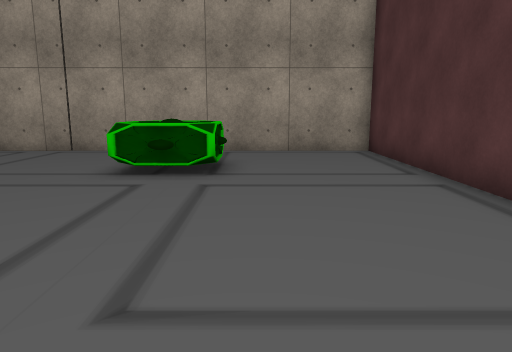
View 1 (above)

16 first-person views from a walk through a Unity game level. The camera is 1.2 m above the floor, tilts 10° down and sees 70° across. The floor is counted in squares, 1 m on a side. Each view is taken from the middle of a square. On the plan, view 1 faces up. The plan holds only what a view shows up to about 15 squares ahead; the rest is blank. The place goes on beyond the plan. The player is left out. Some surface patterns are stand-ins.

View 2
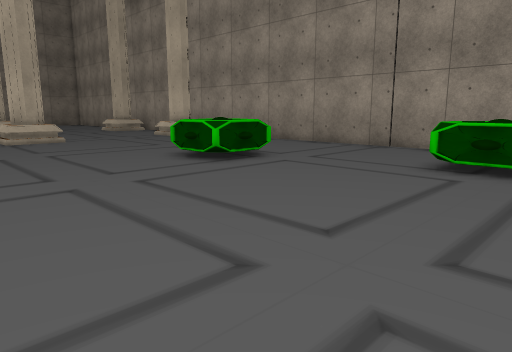

View 3
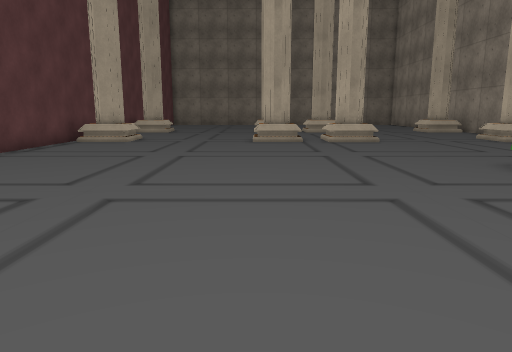

View 4
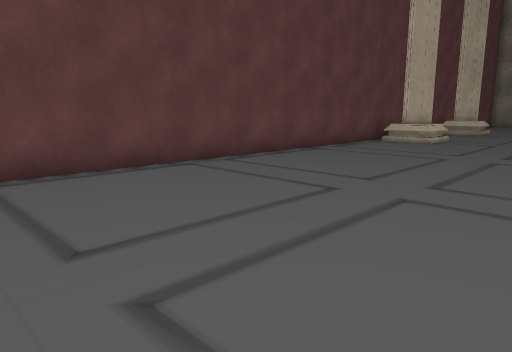

View 5
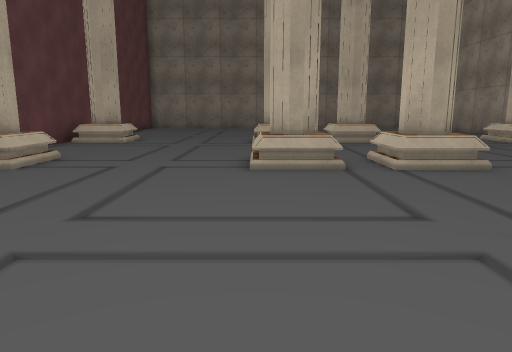

View 6
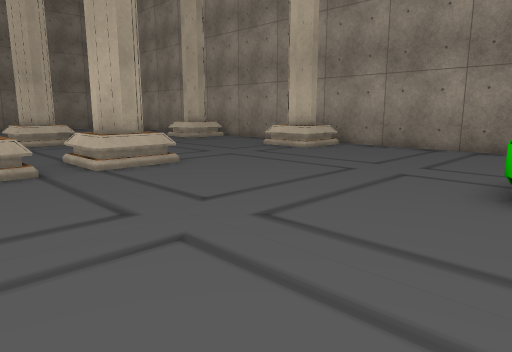

View 7
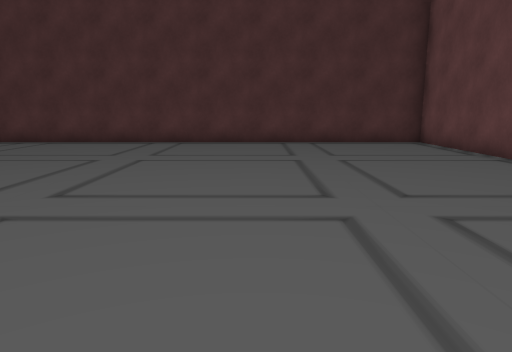

View 8
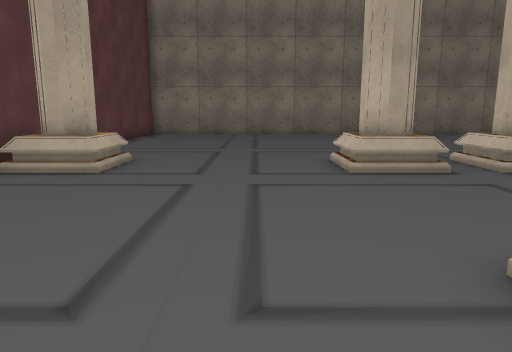

View 9
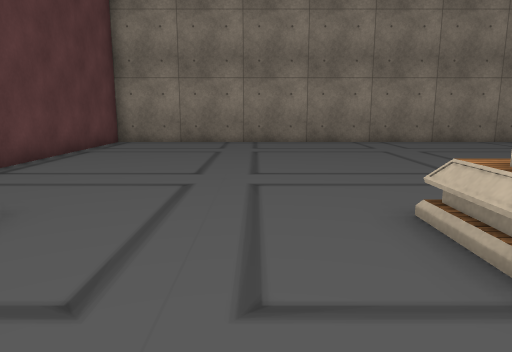

View 10
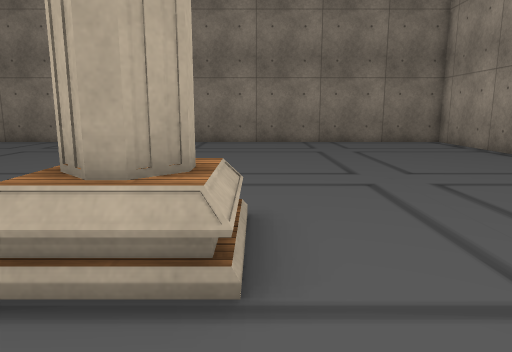

View 11
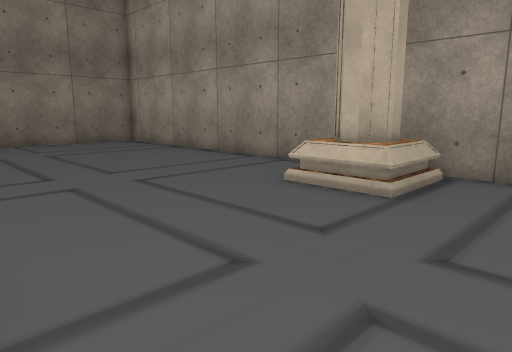

View 12
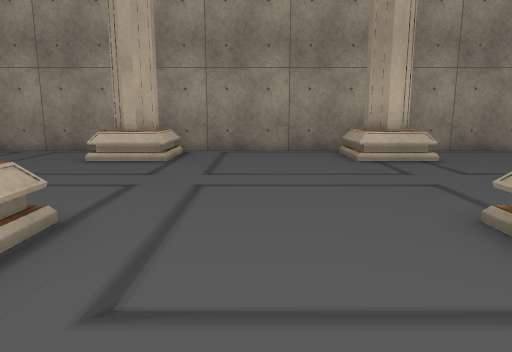

View 13
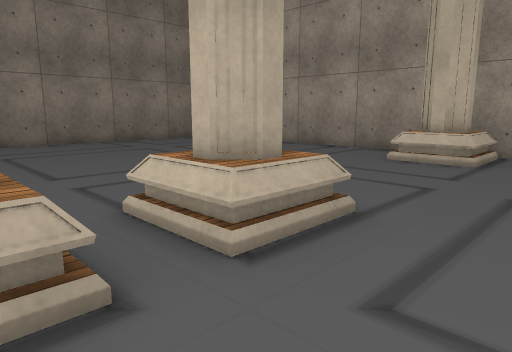

View 14
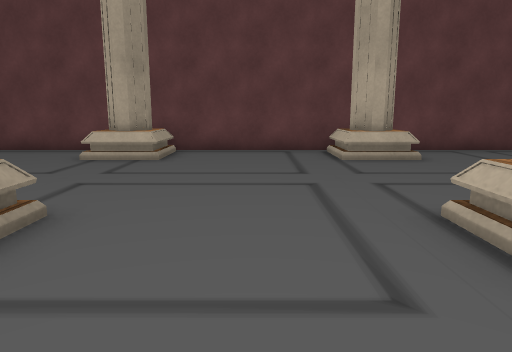

View 15
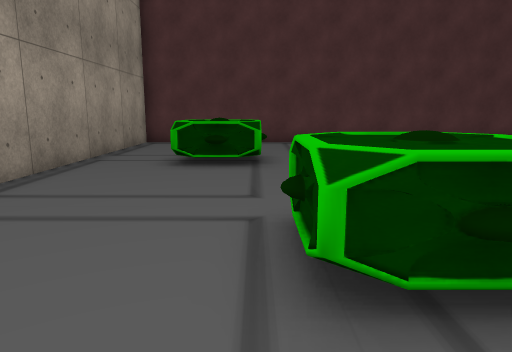

View 16
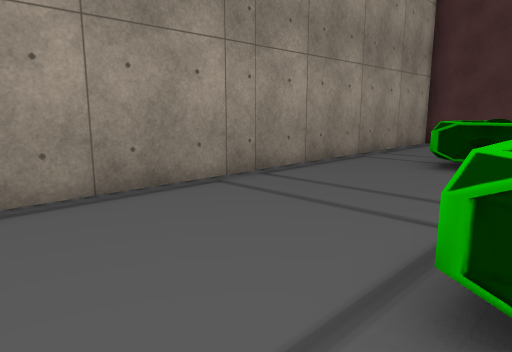

### Floor plan
Points are (right, up) in squares from view 1. A wall is a line through its corners. A room is listed if a view was taken in it or the views show most of it. See-through windows are left out.
Room 1 (views 1, 2, 3, 4, 5, 6, 7, 8, 9, 10, 11, 12, 13, 14, 15, 16)
walls: (-16, 3.1) (-16, 2.7); (-16.4, 3.5) (-15.8, 2.9) (-16.4, 2.4); (-16.4, 0.4) (-15.9, -0.1) (-16.5, -0.7); (-16, 0) (-16, -0.2); (-16.4, 9.4) (-16.6, 9.4); (-22.6, 3) (-22.6, 2.8); (-22.6, 0.1) (-22.6, -0.3); (-16, 9.8) (-16.5, 9.2) (-17, 9.7); (-23, 0.4) (-22.5, -0.1) (-23, -0.7); (-23.1, 3.5) (-22.5, 2.9) (-23.1, 2.4); (-16, -7) (-16, -7.2); (-17, -7.4) (-17, -6.9) (-16.6, -6.4) (-15.9, -7.1) (-16.3, -7.6); (-22.6, 10.1) (-22.6, 9.8) (-23.2, 9.2) (-23.7, 9.8); (-22.6, -7) (-22.6, -7.3); (-23.8, -7) (-23.2, -6.4) (-22.5, -7.1); (3.5, 11.3) (-34.6, 11.3) (-34.6, -8.5) (3.5, -8.5) (3.5, 11.3)
low walls: (-15.7, 0.9) (-15.7, -1.1); (-15.7, 3.9) (-15.7, 2.1); (-17.4, -1.1) (-17.4, -0.5); (-17.4, 9.1) (-17.4, 10.9); (-22.5, 2.1) (-24.3, 2.1); (-22.4, 0.5) (-22.4, -0.9) (-24.1, -0.9); (-15.7, 10.9) (-15.7, 9.1) (-17.3, 9.1) (-17.3, 10.6); (-24.1, 3.7) (-22.5, 3.7); (-17.4, -8) (-17.4, -6.3) (-15.7, -6.3) (-15.7, -8.1); (-22.5, 9.1) (-24.1, 9.1); (-24.1, -6.3) (-22.4, -6.3) (-22.4, -8.1)
ways out: gap at (-22, -8)
objects: other object (-9, 5) to (-7, 7); other object (-3, 7) to (-1, 9)

Where each view was taken, in squares from view 1:
view 1: 0 up, 0 right, facing up
view 2: 1 down, 0 right, facing up-left
view 3: 1 down, 1 left, facing left
view 4: 1 down, 1 left, facing down-left
view 5: 1 down, 8 left, facing left
view 6: 1 down, 8 left, facing up-left
view 7: 2 down, 11 left, facing right
view 8: 3 down, 15 left, facing left
view 9: 3 down, 20 left, facing left
view 10: 4 up, 20 left, facing left
view 11: 4 up, 20 left, facing up-left
view 12: 0 up, 20 left, facing up
view 13: 0 up, 20 left, facing up-left
view 14: 3 up, 20 left, facing down
view 15: 7 up, 11 left, facing right
view 16: 6 up, 11 left, facing up-right
